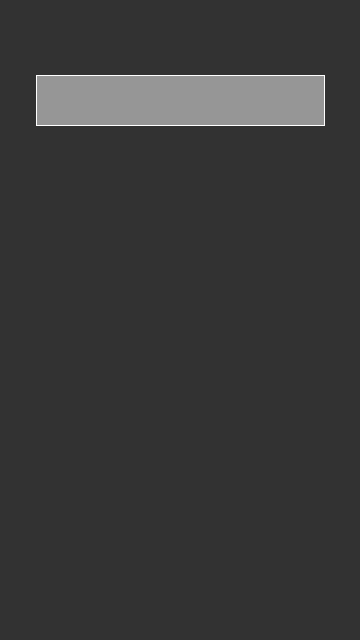
Frame 1 (no input)
Frame 60 (the mouse pressed at the canvas centre just before this capture): identical to frame 1, image omitted
Frame 120 (the mouse held since frame 60 and released just before this capture): identical to frame 1, image omitted

The Processing sketch that drew this single still picture (run headless with seeded random() and noise(); from frame 60 on, the mouse is pressed at the canvas centre):

// Processing sketch: Pixell
// ── Pixell.pde
void setup()
{
size(360,640);
}

void draw()
{
background(50);
fill(150);
stroke(255);
rectMode(CENTER);
rect(360/2,100,144*2,50); // 360/2 at centre multiple 144 pixels

}
